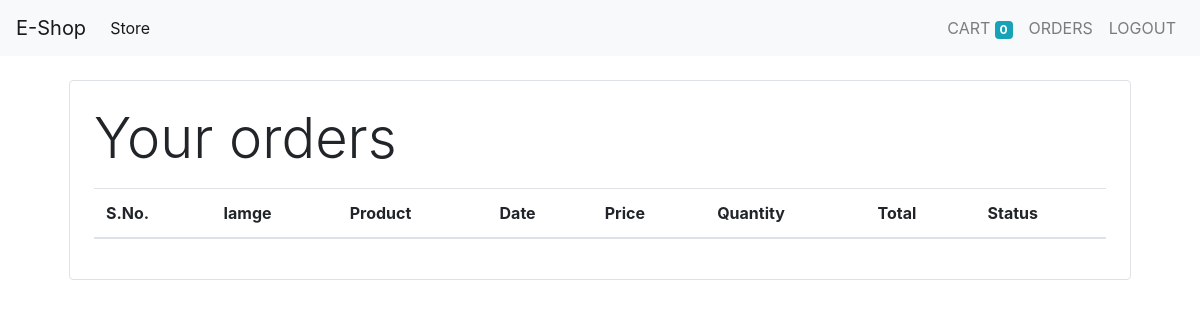
The app's page /orders (signed in), older data.
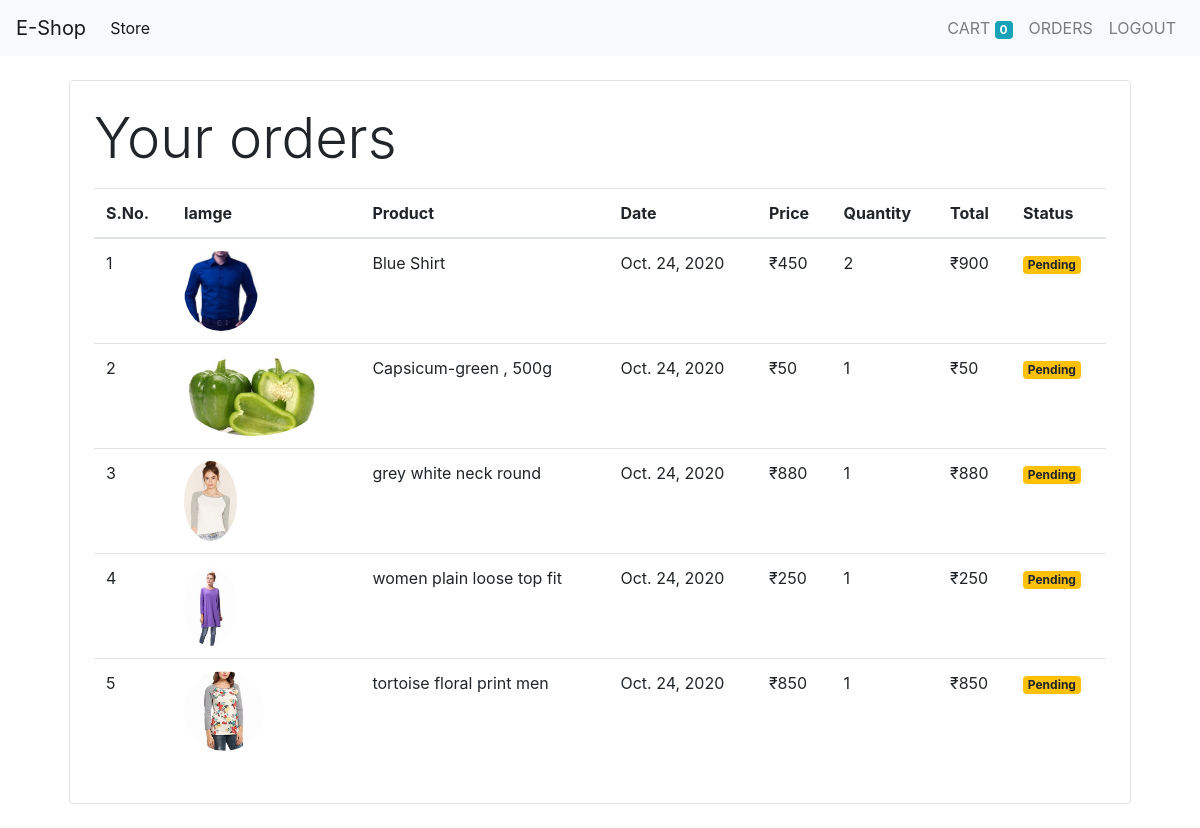
The same page, newer data.
### store/models/orders.py (models this page shows, shortened)
class Order(models.Model):
    product = models.ForeignKey(Product,on_delete=models.CASCADE)
    customer = models.ForeignKey(Customer,on_delete=models.CASCADE)
    quantity = models.IntegerField(default=1)
    price = models.IntegerField()
    address = models.CharField(max_length=50, default='',blank=True)
    phone = models.CharField(max_length=50, default='',blank=True)
    date = models.DateField(default=datetime.datetime.today)
    status = models.BooleanField(default=False)
    @staticmethod
    def get_orderes_by_customer(customer_id):
        return Order.objects.filter(customer = customer_id).order_by('-date')

### store/models/product.py (models this page shows, shortened)
class Product(models.Model):
    name = models.CharField(max_length=50)
    price = models.IntegerField(default=0)
    category = models.ForeignKey(Category, on_delete=models.CASCADE, default=1)
    description = models.CharField(max_length=200, default='', null=True, blank=True)
    image = models.ImageField(upload_to='uploads/products/')

### store/middlewares/auth.py (the view)
    def middleware(request):
        returnURL = request.META['PATH_INFO']
        if not request.session.get('customer'):
            return redirect(f'login?return_url={returnURL}')
        print('middleware running')
        response = get_response(request)
        return response

### store/templatetags/custom_filter.py (called while the page is built)
@register.filter(name='currency')
def currency(number):
    return "₹"+str(number)

@register.filter(name='multiply')
def multiply(number,number1):
    return number*number1

### store/views/orders.py (called while the page is built)
    def get(self, request):
        customer = request.session.get('customer')
        orders = Order.get_orderes_by_customer(customer)
        print(orders)
        return render(request, 'orders.html',{'orders':orders})

### store/templates/orders.html
{% extends 'base.html' %}
{% block content %}
{% load cart %}
{% load custom_filter %}
<div class="container">
    <div class="border rounded  p-4 m-4">
        <p class="display-4">Your orders</p>
        <table class="table">
            <thead>
            <tr>
                <th>S.No.</th>
                <th>Iamge</th>
                <th>Product</th>
                <th>Date</th>
                <th>Price</th>
                <th>Quantity</th>
                <th>Total</th>
                <th>Status</th>
            </tr>
            </thead>
            <tbody>
            {% for order in orders %}
            <tr>
                <td>{{forloop.counter}}</td>
                <td><img style="height:80px;" src="{{order.product.image.url}}" alt="{{order.product.name}}" class="rounded-circle">
                </td>
                <td>{{order.product.name}}</td>
                <td>{{order.date}}</td>
                <td>{{order.price|currency}}</td>
                <td>{{order.quantity}}</td>
                <td>{{order.quantity|multiply:order.price|currency}}</td>
                {% if order.status %}
                    <td><small class="badge badge-success">Completed</small></td>
                {% else %}
                    <td><small class="badge badge-warning">Pending</small></td>
                {% endif %}
            </tr>
            {% endfor %}
            </tbody>
        </table>
    </div>
</div>
{% endblock %}

### store/templates/base.html (shortened to what this page needs)
<!doctype html>
<html lang="en">
<head>
    <link rel="stylesheet" href="https://stackpath.bootstrapcdn.com/bootstrap/4.1.3/css/bootstrap.min.css"
>
</head>
<body>
<nav class="navbar navbar-expand-lg navbar-light bg-light">
    <a class="navbar-brand" href="/">E-Shop</a>
    <div class="collapse navbar-collapse" id="navbarSupportedContent">
        <ul class="navbar-nav mr-auto">
            <li class="nav-item active">
                <a class="nav-link" href="#">Store <span class="sr-only">(current)</span></a>
            </li>
        </ul>
        <ul class="navbar-nav my-2 my-lg-0">
            <li class="nav-item">
                <a class="nav-link" href="/cart">CART
                    <span class="badge badge-info">{{request.session.cart|length}}</span>
                    <span class="sr-only">(current)</span></a>
            </li>
            {% if request.session.customer %}
            <li class="nav-item">
                <a class="nav-link" href="/orders">ORDERS <span class="sr-only">(current)</span></a>
            </li>
            <li class="nav-item">
                <a class="nav-link" href="/logout">LOGOUT <span class="sr-only">(current)</span></a>
            </li>
            {% endif %}
        </ul>
    </div>
</nav>
{% block content %}{% endblock %}
</body>
</html>

Row changes from the older to the newer data that the page shows:
added Order: product.image (picture), product.name "Blue Shirt", date "Oct. 24, 2020", price "₹450", quantity "2", quantity|multiply "₹900", status "Pending"
added Order: product.image (picture), product.name "Capsicum-green , 500g", date "Oct. 24, 2020", price "₹50", quantity "1", quantity|multiply "₹50", status "Pending"
added Order: product.image (picture), product.name "grey white neck round", date "Oct. 24, 2020", price "₹880", quantity "1", quantity|multiply "₹880", status "Pending"
added Order: product.image (picture), product.name "women plain loose top fit", date "Oct. 24, 2020", price "₹250", quantity "1", quantity|multiply "₹250", status "Pending"
added Order: product.image (picture), product.name "tortoise floral print men", date "Oct. 24, 2020", price "₹850", quantity "1", quantity|multiply "₹850", status "Pending"
